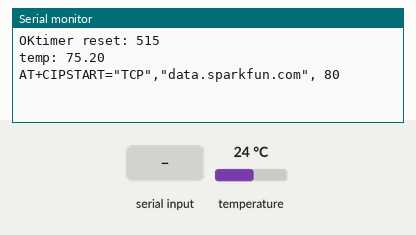
Recording of a sketch running on a simulated Arduino Leonardo, built with avr-gcc and run on an emulated ATmega32U4. Parts: the last lines printed to the serial monitor. Inputs (shaded band) come from the test bench; at power-on: temperature 24 °C. The modem accepts every AT command (registered, SIM ready, sends succeed) and sends nothing else.

Above: at 1.7 s.
1.8 s: "AT\n" received over Serial
3.7 s: "AT\n" received over the second serial link
At 4.1 s:
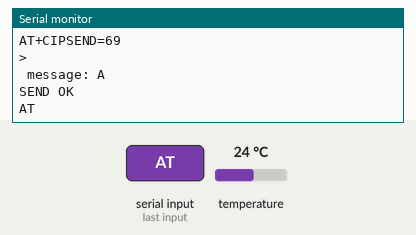
5.2 s: "1\n" received over Serial
At 6.4 s:
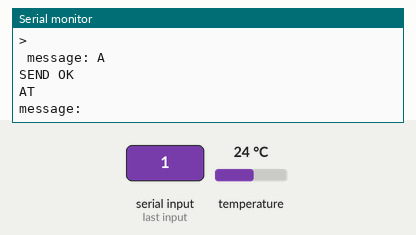
6.7 s: "1\n" received over the second serial link
At 7.6 s:
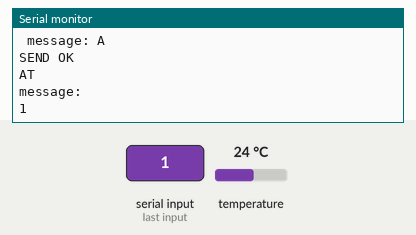
8.2 s: "AT\n" received over Serial
At 8.7 s:
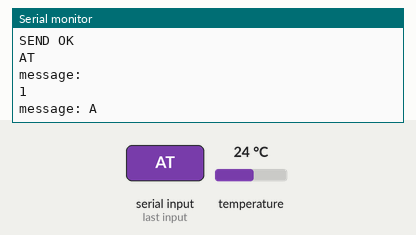

Measured:
- after the input at 3.7 s, the serial monitor: prints a new line at once (image 1)
- after the input at 5.2 s, the serial monitor: prints a new line at once (image 2)
- after the input at 6.7 s, the serial monitor: prints a new line at once (image 3)
- after the input at 8.2 s, the serial monitor: prints a new line at once (image 4)

The sketch:

ESP8266MicroTemperature.ino
```cpp
  /*
  ESP8366 Micro Temperature

  This will connects the Arduino Micro to the ESP8266 Wifi module.  It allows a DS18B20 temperature module to
  post temperature readings to the Sparkfun Data API (http://data.sparkfun.com).  The data is then converted
  into a chart using Google Chart API.

  Build instructions can be found here:
  http://contractorwolf.com/esp8266-wifi-arduino-micro/

  Example using the DS18B20:
  http://contractorwolf.com/arduino-temperature-probe/
  (NOTE: above link uses data pin 3, this code uses pin 6)

  YOU MUST USE THIS SKETCH TO FIND THE ADDRESS OF YOUR DS18B20
  http://www.hacktronics.com/Tutorials/arduino-1-wire-address-finder.html


  Posting to data.sparkfun.com
  https://data.sparkfun.com/

  */

  #include <OneWire.h>
  #include <DallasTemperature.h>

  //keys for data.sparkfun.com api (dont use quotes here)
  #define PUBLIC_KEY your_sparkfun_public_key
  #define PRIVATE_KEY your_sparkfun_private_key

  //wifi connection parameters (dont use quotes here)
  #define WIFI_NETWORK your_wifi_network_name
  #define WIFI_PASSWORD your_wifi_password

  //period between posts, set at 60 seconds
  #define DELAY_PERIOD 60000

  //pin for the DS18B20 temperature module
  #define TEMPERATURE_PIN 6


  OneWire oneWire(TEMPERATURE_PIN);
  DallasTemperature sensors(&oneWire);

  // use http://www.hacktronics.com/Tutorials/arduino-1-wire-address-finder.html
  // to find the address of your DS18B20, it will be different then this
  DeviceAddress thermometer = { 0x28, 0xB0, 0x0C, 0x37, 0x04, 0x00, 0x00, 0x68 };


  char serialbuffer[100];//serial buffer for request command
  long nextTime;//next time in millis that the temperature read will fire

  void setup()
  {
    Serial1.begin(115200);//connection to ESP8266
    Serial.begin(115200); //serial debug

    //set mode needed for new boards
    Serial1.println("AT+RST");
    Serial1.println("AT+CWMODE=1");
    delay(500);//delay after mode change
    Serial1.println("AT+RST");

    //connect to wifi network
    Serial1.println("AT+CWJAP=\"WIFI_NETWORK\",\"WIFI_PASSWORD\"");

    sensors.begin();

    nextTime = millis();//reset the timer
  }

  void loop()
  {
    //output everything from ESP8266 to the Arduino Micro Serial output
    while (Serial1.available() > 0) {
      Serial.write(Serial1.read());
    }

    //to send commands to the ESP8266 from serial monitor (ex. check IP addr)
    if (Serial.available() > 0) {
       //read from serial monitor until terminating character
       int len = Serial.readBytesUntil('\n', serialbuffer, sizeof(serialbuffer));

       //trim buffer to length of the actual message
       String message = String(serialbuffer).substring(0,len-1);

       Serial.println("message: " + message);

       //check to see if the incoming serial message is an AT command
       if(message.substring(0,2)=="AT"){
         //make command request
         Serial.println("COMMAND REQUEST");
         Serial1.println(message);
       }//if not AT command, ignore
    }

    //wait for timer to expire
    if(nextTime<millis()){
      Serial.print("timer reset: ");
      Serial.println(nextTime);

      //reset timer
      nextTime = millis() + DELAY_PERIOD;

      //get temp
      sensors.requestTemperatures();
      //send temp
      SendTempData(sensors.getTempF(thermometer));

    }
  }


  //web request needs to be sent without the http for now, https still needs some working
  void SendTempData(float temperature){
     char temp[10];

     Serial.print("temp: ");
     Serial.println(temperature);

     dtostrf(temperature,1,2,temp);

     //create start command
     String startcommand = "AT+CIPSTART=\"TCP\",\"data.sparkfun.com\", 80";

     Serial1.println(startcommand);
     Serial.println(startcommand);

     //test for a start error
     if(Serial1.find("Error")){
       Serial.println("error on start");
       return;
     }

     //create the request command
     String sendcommand = "GET /input/PUBLIC_KEY?private_key=PRIVATE_KEY&temp=";
     sendcommand.concat(String(temp));
     sendcommand.concat(" HTTP/1.0\r\n\r\n");


     //send to ESP8266
     Serial1.print("AT+CIPSEND=");
     Serial1.println(sendcommand.length());

     //display command in serial monitor
     Serial.print("AT+CIPSEND=");
     Serial.println(sendcommand.length());

     if(Serial1.find(">"))
     {
       Serial.println(">");
     }else
     {
       Serial1.println("AT+CIPCLOSE");
       Serial.println("connect timeout");
       delay(1000);
       return;
     }

     //Serial.print(sendcommand);
     Serial1.print(sendcommand);
  }
```
